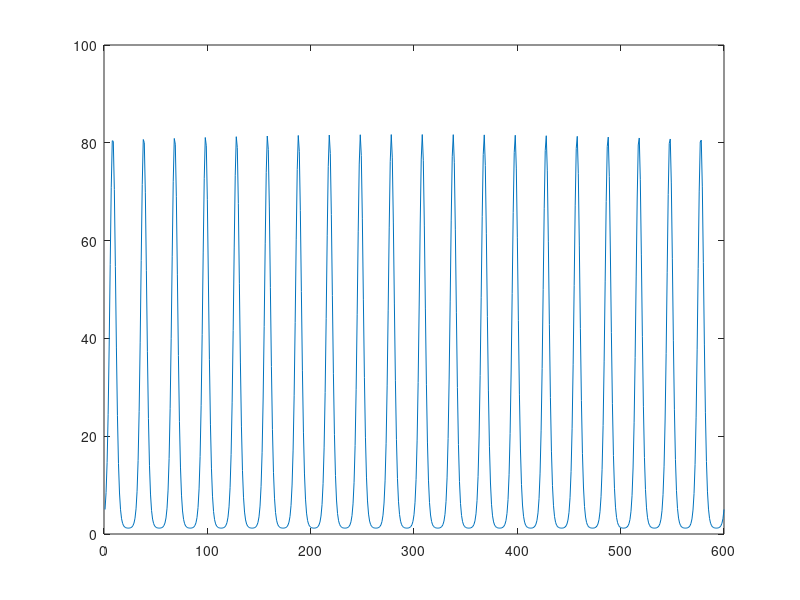

Here is the MATLAB script that generated this plot: (Note: this script raises an error after producing the figure.)
% this script is a wrapper that loads some data (or simulates it) and then
% calls the most recent FOOPSI function to infer spike trains and
% parameters

clear, clc,
fname = 'dynamic_prior';

%% set algorithmic Variables

% set meta parameters
V.T         = 600;              % # of time steps
V.dt        = 1/60;             % time step size
V.Np        = 1;                % # of pixels in each image
V.Nc        = 1;                % # cells per ROI
V.Poiss     = 0;                % whether observations are poisson or gaussian
V.fast_thr  = 1;                % whether to threshold spike train before estimating 'a' and 'b' (we always keep this on)
V.fast_plot = 0;                % whether to plot filter with each iteration
V.fast_iter_max = 1;            % # iterations of EM to estimate params

%% initialize model Parameters
P.a     = 1;                    % scale of fluorescence data
P.b     = 0.01*mean(P.a);       % baseline is a scaled down version of the sum of the spatial filters
P.sig   = 5*max(P.a);          % stan dev of noise (indep for each pixel)
C_0     = 0;                    % initial calcium
tau     = rand(V.Nc,1)/2+.05;   % decay time constant for each cell
P.gam   = 1-V.dt./tau(1:V.Nc);  % set gam
P.lam   = exp(3*(sin(linspace(0,40*pi,V.T))+1)')/5+1; % rate-ish, ie, lam*dt=# spikes per second
figure(2), plot(P.lam)

%% simulate data

n = poissrnd(P.lam*V.dt)';    % simulate spike train
C = filter(1,[1 -P.gam],n);   % convolve with exponential to get calcium
F = P.a*C+P.b+P.sig*rand(V.Np,V.T);

save(['../../data/' fname '.mat'],'F','n','P','V')

%% infer spike trains and parameters

q=0;
exps=1:2;
for qq=exps
    disp(qq)
    if qq==1;                                % use true params
        PP=P;
        FF=F;
        V.MaxIter = 1;
    elseif qq==2                             % use static prior
        PP=P;
        PP.lam = mean(P.lam); %+0*P.lam;
        FF=F;
        V.MaxIter = 1;
    end
    q=q+1;
    [I{q}.n I{q}.P] = fast_oopsi(FF,V,PP);
end

save(['../../data/' fname '.mat'],'-append','I')
sound(1*sin(linspace(0,180*pi,2000)))

%% plot results

clear Pl
nrows   = 2+numel(exps);                        % set number of rows
h       = zeros(nrows,1);                       % pre-allocate memory for handles
Pl.xlims= [1 V.T];                              % time steps to plot
Pl.nticks=5;                                    % number of ticks along x-axis
Pl.n    = double(n); Pl.n(Pl.n==0)=NaN;         % store spike train for plotting
Pl      = PlotParams(Pl);                       % generate a number of other parameters for plotting
Pl.vs   = 4;
Pl.colors(1,:) = [0 0 0];
Pl.colors(2,:) = Pl.gray;
Pl.colors(3,:) = [.5 0 0];
Pl.Nc   = V.Nc;

fnum = figure(1); clf,

% plot fluorescence data
i=1; h(i) = subplot(nrows,1,i);
Pl.label = [{'Fluorescence'}];
Pl.color = 'k';
plot(z1(F(Pl.xlims(1):Pl.xlims(2))),'k','LineWidth',Pl.lw);
ylab=ylabel('Fluorescence','Interpreter',Pl.inter,'FontSize',Pl.fs);
set(ylab,'Rotation',0,'HorizontalAlignment','right','verticalalignment','middle','Interpreter',Pl.interp)
set(gca,'YTick',[],'YTickLabel',[])
set(gca,'XTick',Pl.XTicks,'XTickLabel',[],'FontSize',Pl.fs)
axis([Pl.xlims-Pl.xlims(1) 0 1])
box off

% plot inferred spike trains
for q=[2 1] %exps
    i=i+1; h(i) = subplot(nrows,1,i); hold on
    if q==1
        Pl.label = [{'Dynamic'}; {'Prior'}];
    else
        Pl.label = [{'Static'}; {'Prior'}];        
    end
    stem(z1(I{q}.n(Pl.xlims(1):Pl.xlims(2))),'Marker','none','LineWidth',Pl.sw,'Color','k')
    stem(Pl.n(Pl.xlims(1):Pl.xlims(2))*1.1,'Marker','v','MarkerSize',Pl.vs,...   % plot real spike train
        'LineStyle','none','MarkerFaceColor',Pl.gray,'MarkerEdgeColor',Pl.gray);
    axis([Pl.xlims min(min(n),0) 1.15])
    ylab=ylabel(Pl.label,'Interpreter',Pl.inter,'FontSize',Pl.fs,'Interpreter',Pl.interp);
    set(ylab,'Rotation',0,'HorizontalAlignment','right','verticalalignment','middle')
    set(gca,'YTick',0:1,'YTickLabel',[])
    set(gca,'XTick',Pl.XTicks,'XTickLabel',[])
    set(gca,'XTickLabel',[])
    box off
end

% plot prior
i=i+1; h(i) = subplot(nrows,1,i);
Pl.color = Pl.colors(1,:);
plot((P.lam(Pl.xlims(1):Pl.xlims(2))),'k','LineWidth',Pl.lw);
ylab=ylabel('Prior','Interpreter',Pl.inter,'FontSize',Pl.fs);
set(ylab,'Rotation',0,'HorizontalAlignment','right','verticalalignment','middle','Interpreter',Pl.interp)
set(gca,'YTick',[],'YTickLabel',[])
set(gca,'XTick',Pl.XTicks,'XTickLabel',[],'FontSize',Pl.fs)
axis([Pl.xlims-Pl.xlims(1) 0 max(P.lam)*1.1])
box off

% set xlabel stuff
subplot(nrows,1,nrows)
set(gca,'XTick',Pl.XTicks,'XTickLabel',Pl.XTicks*V.dt,'FontSize',Pl.fs)
xlabel('Time (sec)','FontSize',Pl.fs)
linkaxes(h,'x')

% print fig
wh=[7.5 3.5*length(exps)];   %width and height
DirName = '../../figs/';
PrintFig(wh,DirName,fname);
